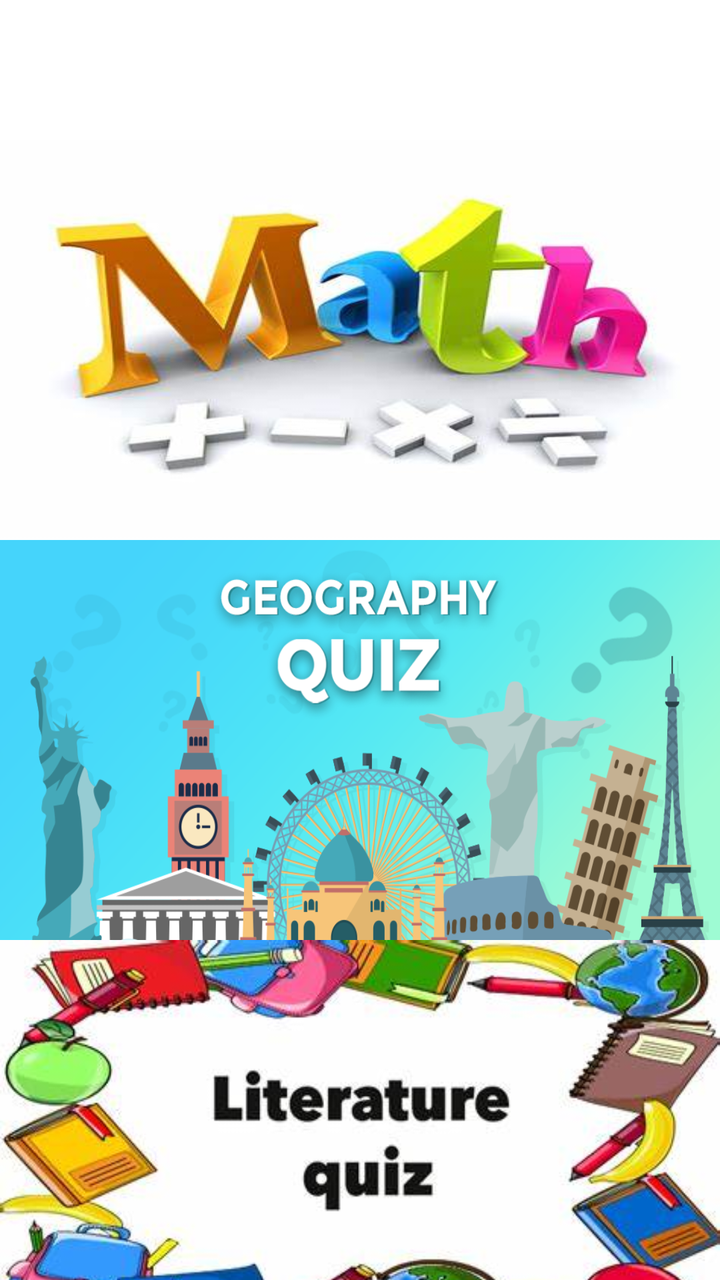
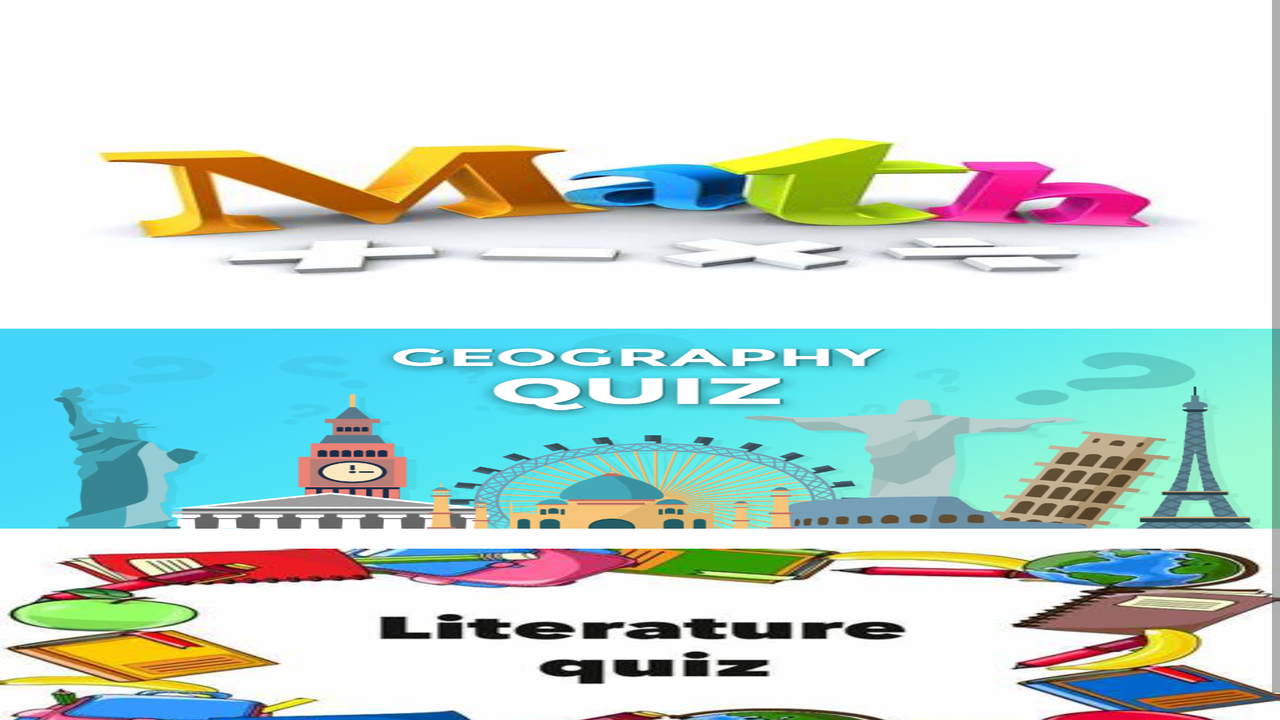

Two renders of one Android screen. The first uses the default layout on a phone; the second uses the alternative layout the repository ships for a different screen configuration, on a matching device. The two XML files are below.
<!-- AndroidManifest.xml: application theme Theme.QuizForFun -->
<!-- res/layout/start_screen.xml -->
<?xml version="1.0" encoding="utf-8"?>
<androidx.constraintlayout.widget.ConstraintLayout xmlns:android="http://schemas.android.com/apk/res/android"
    xmlns:app="http://schemas.android.com/apk/res-auto"
    xmlns:tools="http://schemas.android.com/tools"
    android:layout_width="match_parent"
    android:layout_height="match_parent"
    tools:context=".startScreen">

    <FrameLayout
        android:id="@+id/literature"
        android:layout_width="match_parent"
        android:layout_height="200dp"
        android:layout_marginTop="470dp"
        android:background="@drawable/literature"
        app:layout_constraintTop_toTopOf="parent"
        tools:layout_editor_absoluteX="-16dp">

    </FrameLayout>

    <FrameLayout
        android:id="@+id/geography"
        android:layout_width="match_parent"
        android:layout_height="200dp"
        android:layout_marginTop="270dp"
        android:background="@drawable/geography"
        app:layout_constraintTop_toTopOf="parent"
        tools:layout_editor_absoluteX="-16dp">

    </FrameLayout>

    <TextView
        android:id="@+id/welcomeNote"
        android:layout_width="wrap_content"
        android:layout_height="wrap_content"
        android:layout_marginStart="10dp"
        android:layout_marginTop="20dp"
        android:textColor="#068EFA"
        android:textSize="18sp"
        android:textStyle="bold"
        app:layout_constraintStart_toStartOf="parent"
        app:layout_constraintTop_toTopOf="parent" />

    <FrameLayout
        android:id="@+id/math"
        android:layout_width="match_parent"
        android:layout_height="200dp"
        android:layout_marginTop="70dp"
        android:background="@drawable/math"
        app:layout_constraintTop_toTopOf="parent"
        tools:layout_editor_absoluteX="-16dp">

    </FrameLayout>

</androidx.constraintlayout.widget.ConstraintLayout>
<!-- resources referenced by this layout -->
<resources>
  <!-- drawable geography: png bitmap (drawable, 193915 bytes) -->
  <!-- drawable literature: jpg bitmap (drawable, 25763 bytes) -->
  <!-- drawable math: jpg bitmap (drawable, 13853 bytes) -->
  <style name="Theme.QuizForFun" parent="Theme.MaterialComponents.DayNight.DarkActionBar">
          
          <item name="colorPrimary">@color/purple_500</item>
          <item name="colorPrimaryVariant">@color/purple_700</item>
          <item name="colorOnPrimary">@color/white</item>
          
          <item name="colorSecondary">@color/teal_200</item>
          <item name="colorSecondaryVariant">@color/teal_700</item>
          <item name="colorOnSecondary">@color/black</item>
          
          <item name="android:statusBarColor" tools:targetApi="l">?attr/colorPrimaryVariant</item>
          
      </style>
</resources>
<!-- res/layout-land/start_screen.xml (the repository's variant of the layout above) -->
<!-- drawn on the phone turned sideways -->
<?xml version="1.0" encoding="utf-8"?>
<androidx.constraintlayout.widget.ConstraintLayout xmlns:android="http://schemas.android.com/apk/res/android"
    xmlns:app="http://schemas.android.com/apk/res-auto"
    xmlns:tools="http://schemas.android.com/tools"
    android:layout_width="match_parent"
    android:layout_height="match_parent"
    tools:context=".startScreen">

    <ScrollView
        android:layout_width="match_parent"
        android:layout_height="match_parent">

        <LinearLayout
            android:layout_width="match_parent"
            android:layout_height="match_parent"
            android:orientation="vertical" >

            <TextView
                android:id="@+id/welcomeNote"
                android:layout_width="wrap_content"
                android:layout_height="wrap_content"
                android:layout_marginStart="10dp"
                android:layout_marginTop="20dp"
                android:textColor="#068EFA"
                android:textSize="18sp"
                android:textStyle="bold" />

            <FrameLayout
                android:id="@+id/math"
                android:layout_width="match_parent"
                android:layout_height="100dp"
                android:layout_marginTop="10dp"
                android:background="@drawable/math">

            </FrameLayout>

            <FrameLayout
                android:id="@+id/geography"
                android:layout_width="match_parent"
                android:layout_height="100dp"
                android:layout_marginTop="10dp"
                android:background="@drawable/geography">

            </FrameLayout>

            <FrameLayout
                android:id="@+id/literature"
                android:layout_width="match_parent"
                android:layout_height="100dp"
                android:layout_marginTop="10dp"
                android:background="@drawable/literature">

            </FrameLayout>

        </LinearLayout>
    </ScrollView>

</androidx.constraintlayout.widget.ConstraintLayout>
